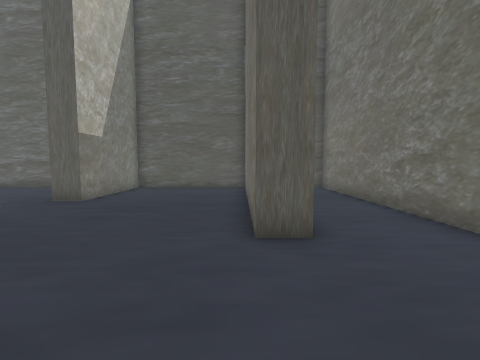
view 1 (above)

18 first-person views from a walk through a scene from a Unity 3-D project. The camera is 1.3 m above the floor, tilts 4° down and sees 90° across. The floor is counted in squares, 1 m on a side. Each view is taken from the middle of a square. On the plan, view 1 faces up. The plan holds only what a view shows up to about 12 squares ahead; the rest is blank. The place goes on beyond the plan. The player is left out.

view 2
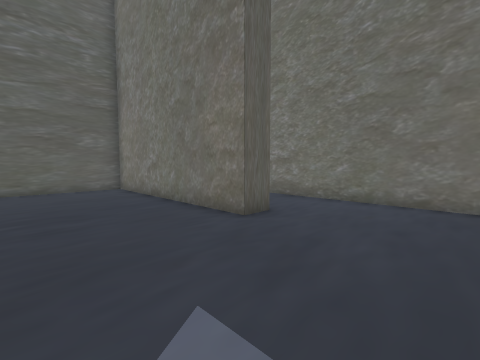

view 3
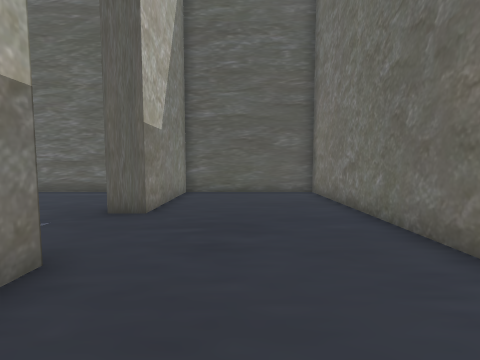

view 4
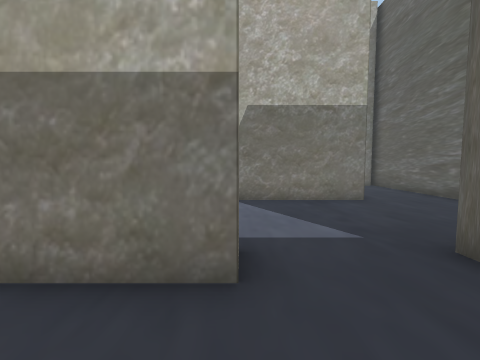

view 5
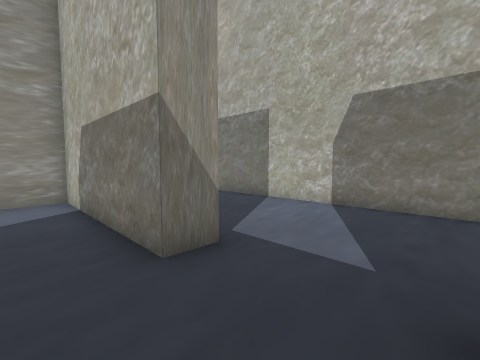

view 6
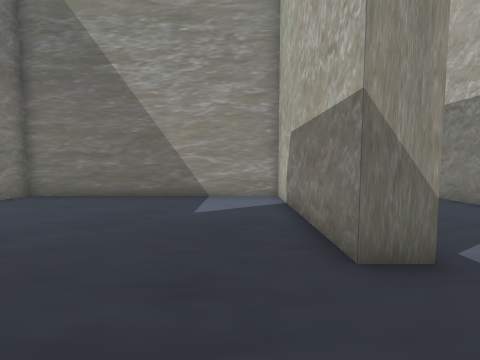

view 7
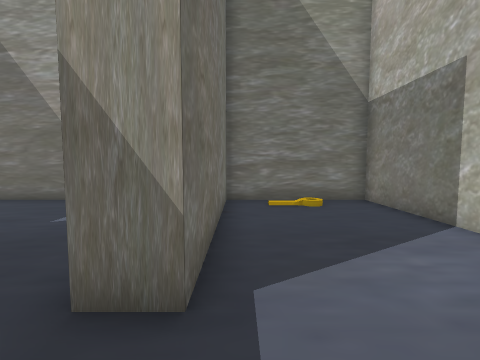

view 8
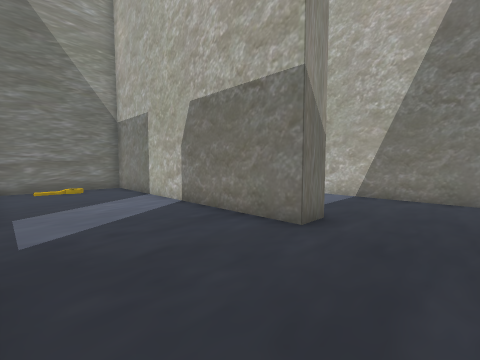

view 9
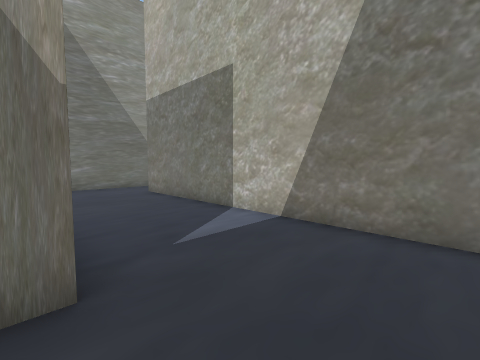

view 10
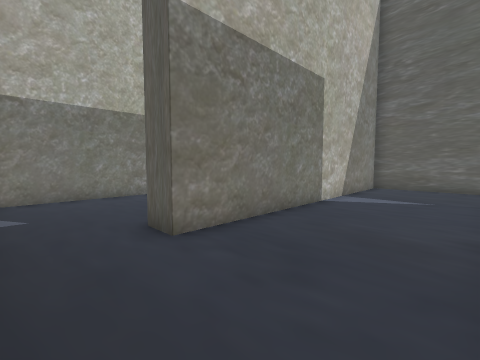

view 11
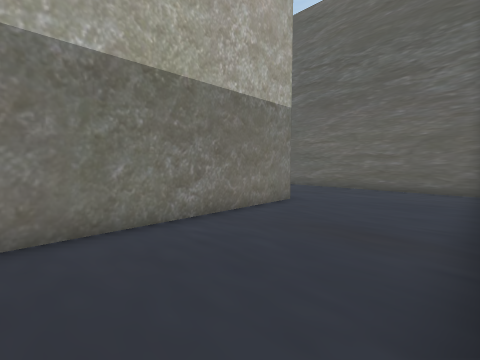

view 12
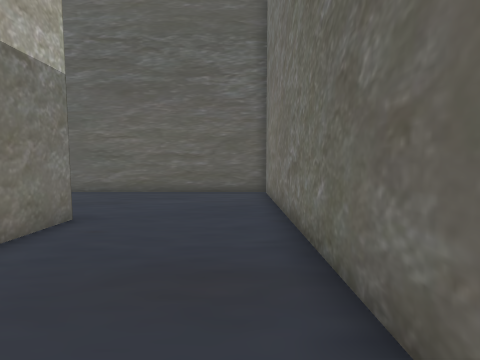

view 13
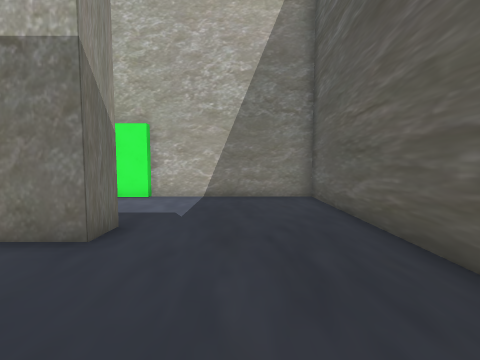

view 14
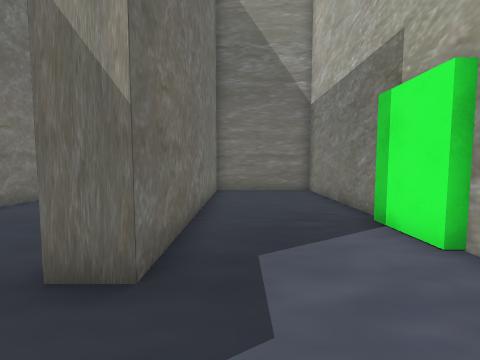

view 15
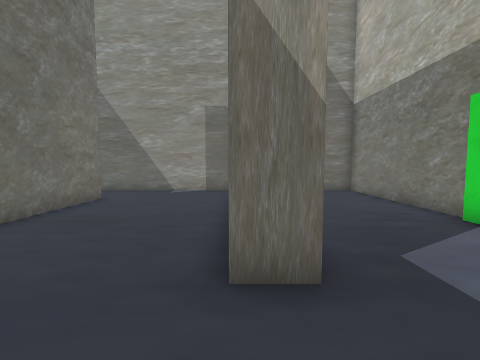

view 16
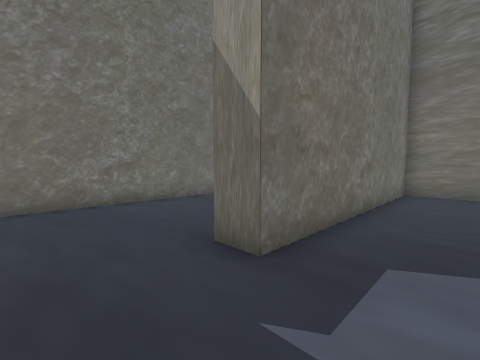

view 17
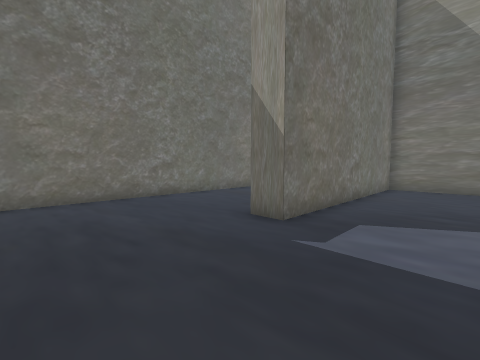

view 18
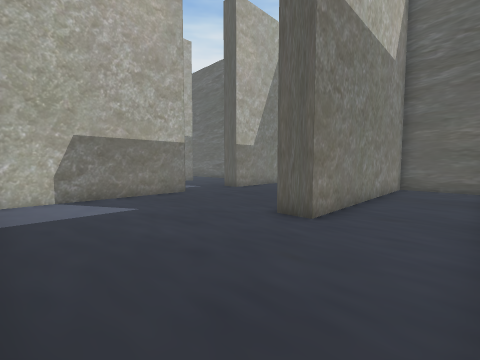

### Floor plan
Points are (right, up) in squares from view 1. A wall is a line through its corners. A room is listed if a view was taken in it or the views show most of it. See-through windows are left out.
Room 1 (views 1, 2, 3, 4, 5, 6, 7, 8, 9, 10, 11, 12, 13, 14, 15, 16, 17, 18)
walls: (-12.5, 9.4) (-11.5, 9.4) (-11.5, -1.5) (-6.5, -1.5) (-6.5, 5) (-5.5, 5) (-5.5, -1.5) (4.4, -1.5) (4.4, 12); (-9, 12.8) (-16.2, 12.8); (-16.9, 12.2) (-16.9, 1.1) (-17.9, 1.1) (-17.9, 12.8) (-28.3, 12.8) (-28.3, 6.5); (-22.5, -1.5) (-14.2, -1.5); (4.1, 12.8) (1.3, 12.8) (1.3, 4.1) (0.3, 4.1) (0.3, 12.8) (-5.5, 12.8) (-5.5, 8.2) (-6.5, 8.2); (-28, 6.6) (-28, 4.6); (-28.3, 4.4) (-28.3, -1.5) (-23.9, -1.5) (-23.9, 7.5) (-22.9, 7.5) (-22.9, -1.1)

Where each view was taken, in squares from view 1:
view 1: 0 up, 0 right, facing up
view 2: 0 up, 4 left, facing up-right
view 3: 2 up, 3 left, facing up
view 4: 5 up, 3 left, facing left
view 5: 8 up, 4 left, facing down-left
view 6: 8 up, 4 left, facing down
view 7: 7 up, 7 left, facing down
view 8: 12 up, 7 left, facing down-left
view 9: 12 up, 12 left, facing down-left
view 10: 1 down, 13 left, facing up-left
view 11: 0 up, 18 left, facing up-left
view 12: 2 up, 19 left, facing up
view 13: 10 up, 19 left, facing left
view 14: 10 up, 25 left, facing down
view 15: 10 up, 23 left, facing down
view 16: 10 up, 26 left, facing down-right
view 17: 12 up, 27 left, facing down-right
view 18: 1 down, 4 right, facing up-left
